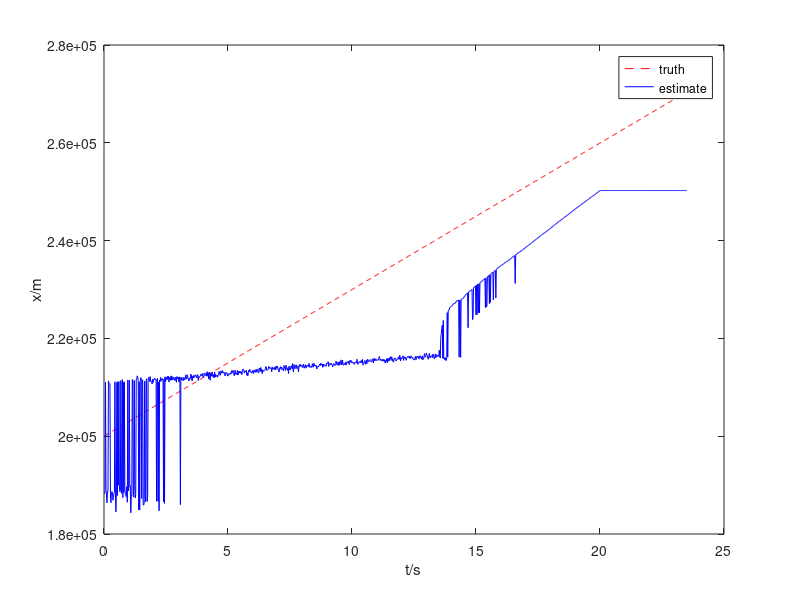
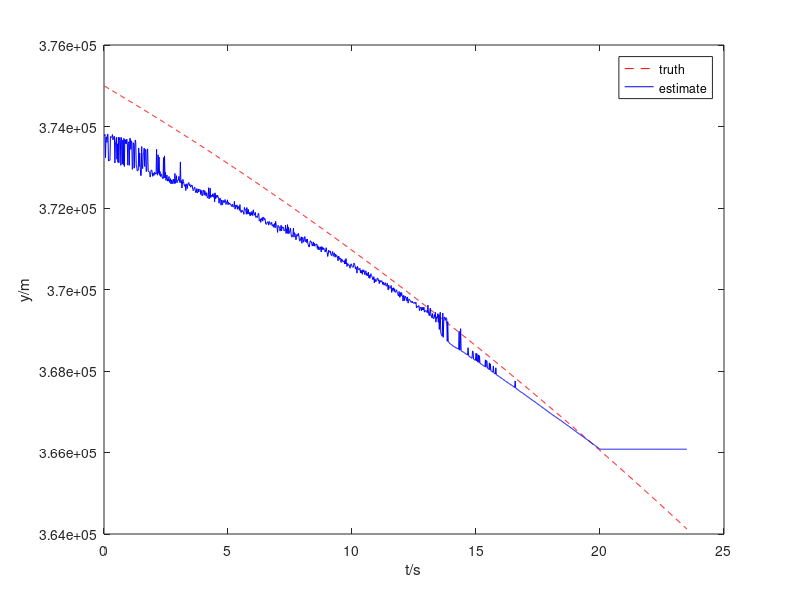
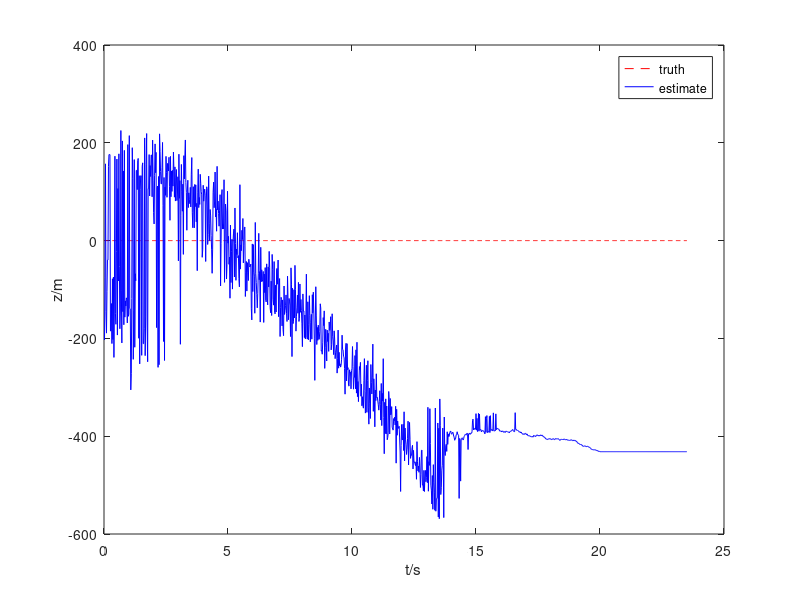
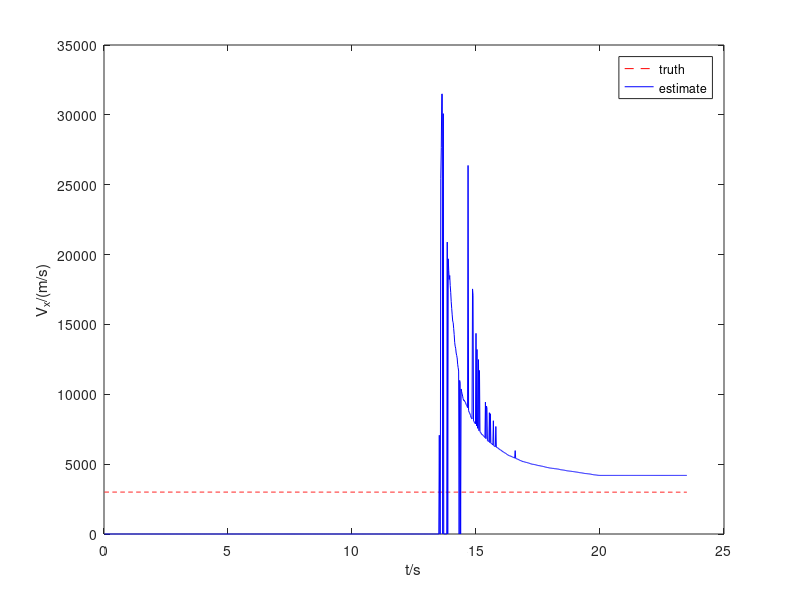

Source code (MATLAB) for these figures, in order:
% clear;
% clc;
% close all;

load truth
load est

N = truth.K;
X1 = zeros(N,9);
X2 = zeros(N,9);
X1_est = zeros(N,9);
X2_est = zeros(N,9);
for i = 1:N
    X1(i,:) = truth.X{i}(:,1)';
    X2(i,:) = truth.X{i}(:,2)';
    if size(est.X{i},2) < 2
        if i == 1
            X1_est(i,:) = zeros(1,9);
            X2_est(i,:) = zeros(1,9);   
        else
            X1_est(i,:) = X1_est(i-1,:);
            X2_est(i,:) = X2_est(i-1,:);
        end
    else
        X1_est(i,:) = est.X{i}(:,1)';
        X2_est(i,:) = est.X{i}(:,2)';
    end
end

dX1 = X1-X1_est;
dX2 = X2-X2_est;

%%%%%%%%%%%%%%%%%%%%%%%%%%%%%%%%%%%%%%%%%%%%%%%
% X = X1;
% X1 = X2;
% X2 = X;

t = 0.02*(1:N);
figure(1);
plot(t,X1(:,1),'r--');
hold on;
plot(t,X1_est(:,1),'b-');
xlabel('t/s');ylabel('x/m');
legend('truth','estimate');

figure(2);
plot(t,X1(:,2),'r--');
hold on;
plot(t,X1_est(:,2),'b-');
xlabel('t/s');ylabel('y/m');
legend('truth','estimate');

figure(3);
plot(t,X1(:,3),'r--');
hold on;
plot(t,X1_est(:,3),'b-');
xlabel('t/s');ylabel('z/m');
legend('truth','estimate');

figure(4);
plot(t,X1(:,4),'r--');
hold on;
plot(t,X1_est(:,4),'b-');
xlabel('t/s');ylabel('V_x/(m/s)');
legend('truth','estimate');

figure(5);
plot(t,X1(:,5),'r--');
hold on;
plot(t,X1_est(:,5),'b-');
xlabel('t/s');ylabel('V_y/(m/s)');
legend('truth','estimate');

figure(6);
plot(t,X1(:,6),'r--');
hold on;
plot(t,X1_est(:,6),'b-');
xlabel('t/s');ylabel('V_z/(m/s)');
legend('truth','estimate');

figure(7);
plot(t,X1(:,7),'r--');
hold on;
plot(t,X1_est(:,7),'b-');
xlabel('t/s');ylabel('a_x/(m^2/s)');
legend('truth','estimate');

figure(8);
plot(t,X1(:,8),'r--');
hold on;
plot(t,X1_est(:,8),'b-');
xlabel('t/s');ylabel('a_y/(m^2/s)');
legend('truth','estimate');

figure(9);
plot(t,X1(:,9),'r--');
hold on;
plot(t,X1_est(:,9),'b-');
xlabel('t/s');ylabel('a_z/(m/s)');
legend('truth','estimate');

%%%%%%%%%%%%%%%%%%%%%%%%%%%%%%%%%%%%%%%%%%%%
figure(11);
plot(t,X2(:,1),'r--');
hold on;
plot(t,X2_est(:,1),'b-');
xlabel('t/s');ylabel('x/m');
legend('truth','estimate');

figure(12);
plot(t,X2(:,2),'r--');
hold on;
plot(t,X2_est(:,2),'b-');
xlabel('t/s');ylabel('y/m');
legend('truth','estimate');

figure(13);
plot(t,X2(:,3),'r--');
hold on;
plot(t,X2_est(:,3),'b-');
xlabel('t/s');ylabel('z/m');
legend('truth','estimate');

figure(14);
plot(t,X2(:,4),'r--');
hold on;
plot(t,X2_est(:,4),'b-');
xlabel('t/s');ylabel('V_x/(m/s)');
legend('truth','estimate');

figure(15);
plot(t,X2(:,5),'r--');
hold on;
plot(t,X2_est(:,5),'b-');
xlabel('t/s');ylabel('V_y/(m/s)');
legend('truth','estimate');

figure(16);
plot(t,X2(:,6),'r--');
hold on;
plot(t,X2_est(:,6),'b-');
xlabel('t/s');ylabel('V_z/(m/s)');
legend('truth','estimate');

figure(17);
plot(t,X2(:,7),'r--');
hold on;
plot(t,X2_est(:,7),'b-');
xlabel('t/s');ylabel('a_x/(m^2/s)');
legend('truth','estimate');

figure(18);
plot(t,X2(:,8),'r--');
hold on;
plot(t,X2_est(:,8),'b-');
xlabel('t/s');ylabel('a_y/(m^2/s)');
legend('truth','estimate');

figure(19);
plot(t,X2(:,9),'r--');
hold on;
plot(t,X2_est(:,9),'b-');
xlabel('t/s');ylabel('a_z/(m/s)');
legend('truth','estimate');


